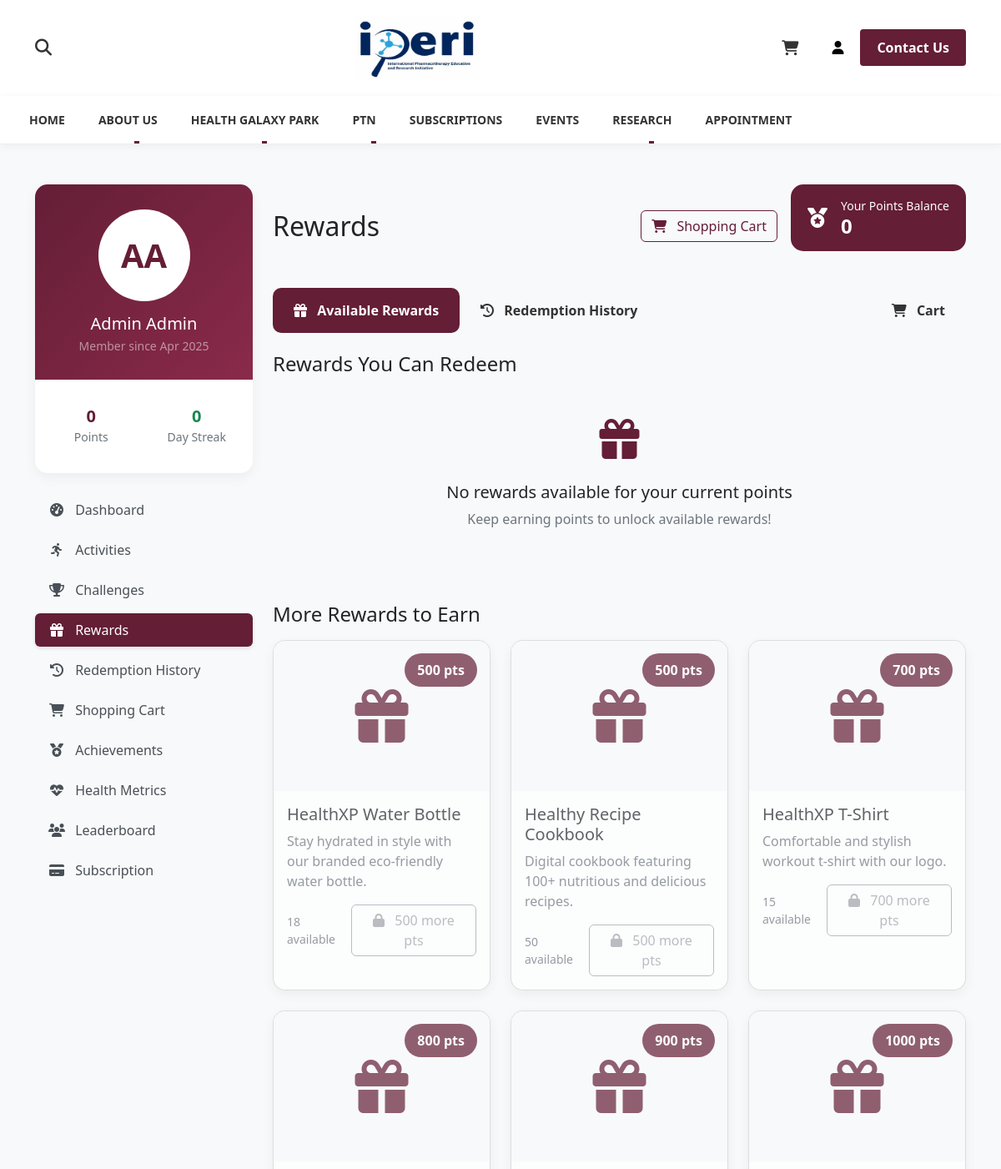
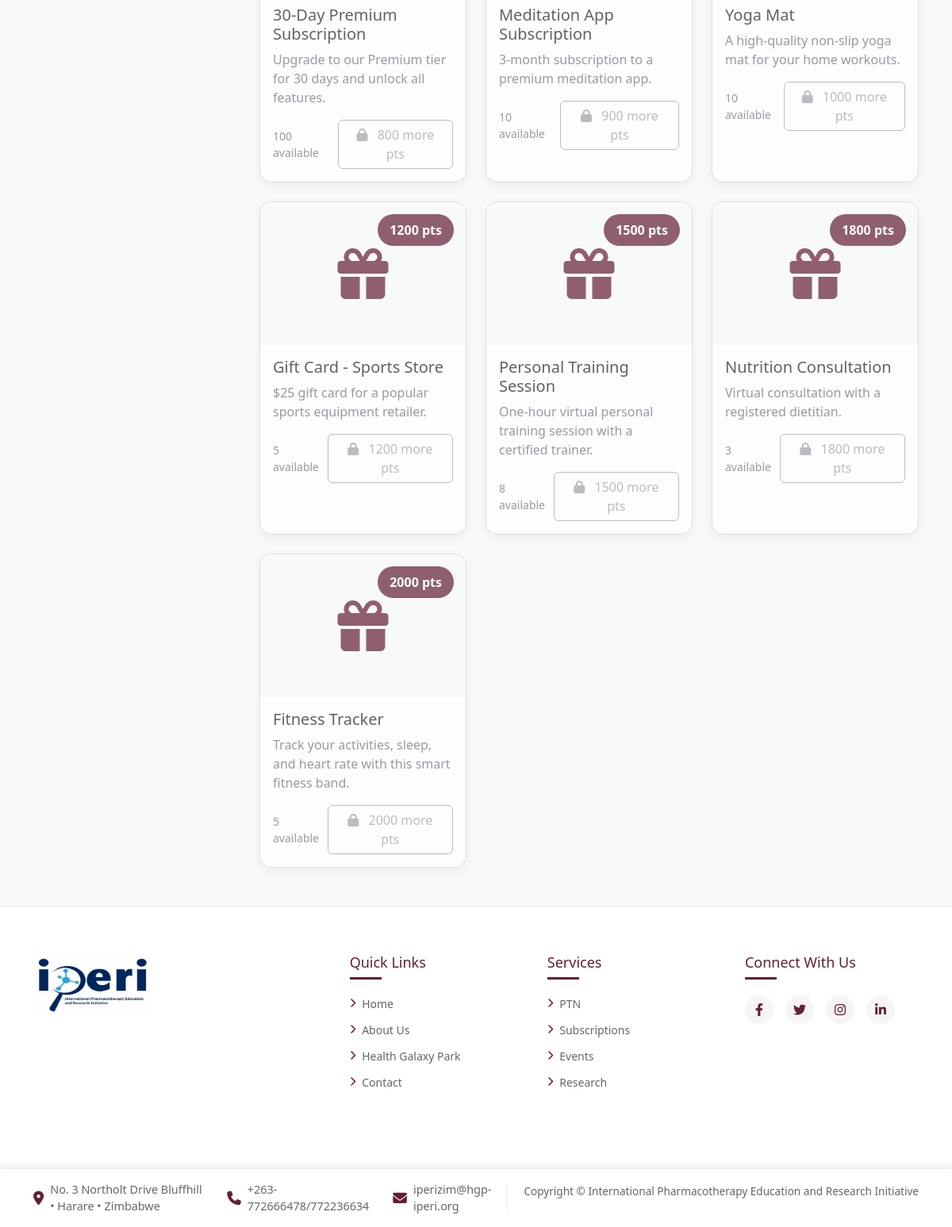
/rewards/ (signed in), run on the app's committed database (2 pictures, top to bottom).
### healthxpfront/models.py (models this page shows, shortened)
class Profile(models.Model):
    user = models.OneToOneField(User, on_delete=models.CASCADE)
    points = models.IntegerField(default=0)
    date_joined = models.DateTimeField(auto_now_add=True)
    profile_picture = models.ImageField(
        upload_to='profile_pics', blank=True, null=True)
    birth_date = models.DateField(null=True, blank=True)
    height = models.FloatField(null=True, blank=True, help_text="Height in cm")
    weight = models.FloatField(null=True, blank=True, help_text="Weight in kg")
    current_streak = models.IntegerField(
        default=0, help_text="Current consecutive days with activity")
    longest_streak = models.IntegerField(
        default=0, help_text="Longest streak of consecutive days with activity")
    last_activity_date = models.DateField(null=True, blank=True)

class Reward(models.Model):
    name = models.CharField(max_length=200)
    description = models.TextField()
    points_required = models.IntegerField()
    image = models.ImageField(upload_to='reward_images', blank=True, null=True)
    available_quantity = models.IntegerField(default=10)
    is_active = models.BooleanField(default=True)
    created_at = models.DateTimeField(auto_now_add=True)
    sponsor = models.CharField(max_length=100, blank=True, null=True)
    category = models.CharField(max_length=50, choices=(
        ('discount', 'Discount'),
        ('product', 'Physical Product'),
        ('digital', 'Digital Good'),
        ('membership', 'Membership'),
        ('experience', 'Experience'),
    ), default='discount')
    class Meta:
        ordering = ['points_required']

### healthxpfront/views.py (the view)
# urls.py: path('rewards/', views.RewardListView.as_view(), name='reward_list'),
@login_required
def reward_list(request):
    affordable_rewards = Reward.objects.filter(
        is_active=True,
        available_quantity__gt=0,
        points_required__lte=request.user.profile.points
    ).order_by('points_required')
    unaffordable_rewards = Reward.objects.filter(
        is_active=True,
        available_quantity__gt=0,
        points_required__gt=request.user.profile.points
    ).order_by('points_required')
    for reward in unaffordable_rewards:
        reward.points_needed = reward.points_required - request.user.profile.points
    redemption_history = RewardRedemption.objects.filter(
        user=request.user
    ).select_related('reward').order_by('-created_at')
    context = {
        'affordable_rewards': affordable_rewards,
        'unaffordable_rewards': unaffordable_rewards,
        'redemption_history': redemption_history,
        'user_points': request.user.profile.points
    }
    return render(request, 'healthxpfront/reward_list.html', context)

### healthxpfront/templates/healthxpfront/reward_list.html (shortened to what this page needs)
{% extends "healthxpfront/base.html" %}
{% load static %}
{% block extra_css %}
<link href="https://cdn.jsdelivr.net/npm/bootstrap@5.2.3/dist/css/bootstrap.min.css" rel="stylesheet">
<link href="{% static 'healthxpfront/css/custom.css' %}" rel="stylesheet">
{% endblock %}
{% block content %}
<div class="dashboard-container py-5">
    <div class="container">
        <div class="row">
            {% with active_tab='rewards' %}
                {% include 'healthxpfront/includes/sidebar.html' %}
            {% endwith %}
            <div class="col-lg-9">
                <div class="d-flex justify-content-between align-items-center mb-4">
                    <h2 class="mb-0">Rewards</h2>
                    <div class="d-flex align-items-center">
                        <a href="{% url 'cart_view' %}" class="btn btn-outline-primary me-3">
                            <i class="fas fa-shopping-cart me-2"></i> Shopping Cart
                        </a>
                        <div class="points-balance">
                            <div class="d-flex align-items-center">
                                <i class="fas fa-medal me-3" style="font-size: 1.5rem;"></i>
                                <div>
                                    <span class="d-block small">Your Points Balance</span>
                                    <h4 class="fw-bold">{{ user_points }}</h4>
                                </div>
                            </div>
                        </div>
                    </div>
                </div>
                <ul class="nav nav-tabs mb-4">
                    <li class="nav-item">
                        <a class="nav-link {% if not request.GET.history %}active{% endif %}" href="{% url 'reward_list' %}">
                            <i class="fas fa-gift me-2"></i> Available Rewards
                        </a>
                    </li>
                    <li class="nav-item">
                        <a class="nav-link {% if request.GET.history %}active{% endif %}" href="{% url 'redemption_history' %}">
                            <i class="fas fa-history me-2"></i> Redemption History
                        </a>
                    </li>
                    <li class="nav-item ms-auto">
                        <a class="nav-link" href="{% url 'cart_view' %}">
                            <i class="fas fa-shopping-cart me-2"></i> Cart
                        </a>
                    </li>
                </ul>
                <div class="tab-content" id="rewardTabsContent">
                    <div class="tab-pane fade show active" id="available-rewards" role="tabpanel" aria-labelledby="available-tab">
                        <div class="mb-4">
                            <h4 class="mb-3">Rewards You Can Redeem</h4>
                            {% if affordable_rewards %}
                                <div class="row g-4">
                                    {% for reward in affordable_rewards %}
                                        <div class="col-md-4">
                                            <div class="card reward-card h-100">
                                                <div class="reward-image">
                                                    {% if reward.image %}
                                                        <img src="{{ reward.image.url }}" alt="{{ reward.name }}">
                                                    {% else %}
                                                        <i class="fas fa-gift"></i>
                                                    {% endif %}
                                                    <span class="reward-price">{{ reward.points_required }} pts</span>
                                                </div>
                                                <div class="card-body">
                                                    <h5 class="card-title">{{ reward.name }}</h5>
                                                    <p class="card-text text-muted">{{ reward.description|truncatechars:100 }}</p>
                                                    <div class="d-flex justify-content-between align-items-center">
                                                        <span class="text-muted small">{{ reward.available_quantity }} available</span>
                                                        <a href="{% url 'reward_detail' reward.id %}" class="btn btn-primary">
                                                            <i class="fas fa-gift me-2"></i> Redeem
                                                        </a>
                                                    </div>
                                                </div>
                                            </div>
                                        </div>
                                    {% endfor %}
                                </div>
                            {% else %}
                                <div class="text-center py-4">
                                    <div class="mb-3" style="font-size: 3rem; color: var(--primary-color);">
                                        <i class="fas fa-gift"></i>
                                    </div>
                                    <h5>No rewards available for your current points</h5>
                                    <p class="text-muted">Keep earning points to unlock available rewards!</p>
                                </div>
                            {% endif %}
                        </div>
                        <div class="mt-5">
                            <h4 class="mb-3">More Rewards to Earn</h4>
                            {% if unaffordable_rewards %}
                                <div class="row g-4">
                                    {% for reward in unaffordable_rewards %}
                                        <div class="col-md-4">
                                            <div class="card reward-card disabled h-100">
                                                <div class="reward-image">
                                                    {% if reward.image %}
                                                        <img src="{{ reward.image.url }}" alt="{{ reward.name }}">
                                                    {% else %}
                                                        <i class="fas fa-gift"></i>
                                                    {% endif %}
                                                    <span class="reward-price">{{ reward.points_required }} pts</span>
                                                </div>
                                                <div class="card-body">
                                                    <h5 class="card-title">{{ reward.name }}</h5>
                                                    <p class="card-text text-muted">{{ reward.description|truncatechars:100 }}</p>
                                                    <div class="d-flex justify-content-between align-items-center">
                                                        <span class="text-muted small">{{ reward.available_quantity }} available</span>
                                                        <button class="btn btn-outline-secondary" disabled>
                                                            <i class="fas fa-lock me-2"></i> {{ reward.points_needed }} more pts
                                                        </button>
                                                    </div>
                                                </div>
                                            </div>
                                        </div>
                                    {% endfor %}
                                </div>
                            {% else %}
                                <div class="text-center py-4">
                                    <p class="text-muted">You can redeem all available rewards!</p>
                                </div>
                            {% endif %}
                        </div>
                    </div>
                </div>
            </div>
        </div>
    </div>
</div>
{% endblock %}

### healthxpfront/templates/healthxpfront/includes/sidebar.html (shortened to what this page needs)
<div class="col-lg-3 mb-4">
    <div class="profile-card mb-4">
        <div class="profile-header">
            <div class="profile-avatar">
                {% if user.profile.profile_picture %}
                    <img src="{{ user.profile.profile_picture.url }}" alt="{{ user.username }}" class="img-fluid">
                {% else %}
                    {{ user.first_name|first }}{{ user.last_name|first }}
                {% endif %}
            </div>
            <h5 class="mb-1">{{ user.first_name }} {{ user.last_name }}</h5>
            <p class="text-white-50 small mb-0">Member since {{ user.profile.date_joined|date:"M Y" }}</p>
        </div>
        <div class="p-3">
            <div class="row text-center py-3">
                <div class="col-6">
                    <h5 class="mb-0 fw-bold text-primary">{{ user.profile.points }}</h5>
                    <span class="text-muted small">Points</span>
                </div>
                <div class="col-6">
                    <h5 class="mb-0 fw-bold text-success">{{ user.profile.current_streak }}</h5>
                    <span class="text-muted small">Day Streak</span>
                </div>
            </div>
        </div>
    </div>
    <div class="nav flex-column nav-pills sidebar-nav mb-4" role="tablist">
        <a class="nav-link {% if active_tab == 'dashboard' %}active{% endif %} mb-2" href="{% url 'dashboard' %}">
            <i class="fas fa-tachometer-alt me-2"></i> Dashboard
        </a>
        <a class="nav-link {% if active_tab == 'activities' %}active{% endif %} mb-2" href="{% url 'activity_list' %}">
            <i class="fas fa-running me-2"></i> Activities
        </a>
        <a class="nav-link {% if active_tab == 'challenges' %}active{% endif %} mb-2" href="{% url 'challenge_list' %}">
            <i class="fas fa-trophy me-2"></i> Challenges
        </a>
        <a class="nav-link {% if active_tab == 'rewards' %}active{% endif %} mb-2" href="{% url 'reward_list' %}">
            <i class="fas fa-gift me-2"></i> Rewards
        </a>
        <a class="nav-link {% if active_tab == 'redemption_history' %}active{% endif %} mb-2" href="{% url 'redemption_history' %}">
            <i class="fas fa-history me-2"></i> Redemption History
        </a>
        <a class="nav-link {% if active_tab == 'cart' %}active{% endif %} mb-2" href="{% url 'cart_view' %}">
            <i class="fas fa-shopping-cart me-2"></i> Shopping Cart
        </a>
        <a class="nav-link {% if active_tab == 'achievements' %}active{% endif %} mb-2" href="{% url 'achievements' %}">
            <i class="fas fa-medal me-2"></i> Achievements
        </a>
        <a class="nav-link {% if active_tab == 'health_metrics' %}active{% endif %} mb-2" href="{% url 'health_metrics' %}">
            <i class="fas fa-heartbeat me-2"></i> Health Metrics
        </a>
        <a class="nav-link {% if active_tab == 'leaderboard' %}active{% endif %} mb-2" href="{% url 'leaderboard' %}">
            <i class="fas fa-users me-2"></i> Leaderboard
        </a>
        <a class="nav-link {% if active_tab == 'subscriptions' %}active{% endif %} mb-2" href="{% url 'subscriptions' %}">
            <i class="fas fa-credit-card me-2"></i> Subscription
        </a>
    </div>
</div>

### data on the page
Reward: points_required "500", name "HealthXP Water Bottle", description "Stay hydrated in style with our branded eco-friendly water bottle.", available_quantity "18", points_needed "500"
Reward: points_required "500", name "Healthy Recipe Cookbook", description "Digital cookbook featuring 100+ nutritious and delicious recipes.", available_quantity "50", points_needed "500"
Reward: points_required "700", name "HealthXP T-Shirt", description "Comfortable and stylish workout t-shirt with our logo.", available_quantity "15", points_needed "700"
Reward: points_required "800", name "30-Day Premium Subscription", description "Upgrade to our Premium tier for 30 days and unlock all features.", available_quantity "100", points_needed "800"
Reward: points_required "900", name "Meditation App Subscription", description "3-month subscription to a premium meditation app.", available_quantity "10", points_needed "900"
Reward: points_required "1000", name "Yoga Mat", description "A high-quality non-slip yoga mat for your home workouts.", available_quantity "10", points_needed "1000"
Reward: points_required "1200", name "Gift Card - Sports Store", description "$25 gift card for a popular sports equipment retailer.", available_quantity "5", points_needed "1200"
Reward: points_required "1500", name "Personal Training Session", description "One-hour virtual personal training session with a certified trainer.", available_quantity "8", points_needed "1500"
Reward: points_required "1800", name "Nutrition Consultation", description "Virtual consultation with a registered dietitian.", available_quantity "3", points_needed "1800"
Reward: points_required "2000", name "Fitness Tracker", description "Track your activities, sleep, and heart rate with this smart fitness band.", available_quantity "5", points_needed "2000"

### other printed values
{{ user.first_name|first }} "A"
{{ user.last_name|first }} "A"
{{ user.first_name }} "Admin"
{{ user.last_name }} "Admin"
{{ user.profile.date_joined|date:"M Y" }} "Apr 2025"
{{ user.profile.points }} "0"
{{ user.profile.current_streak }} "0"
{{ user_points }} "0"
